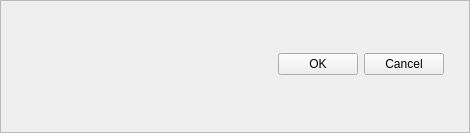
<?xml version="1.0" encoding="UTF-8"?>
<ui version="4.0">
 <class>ButtonsFrame</class>
 <widget class="QFrame" name="ButtonsFrame">
  <property name="geometry">
   <rect>
    <x>0</x>
    <y>0</y>
    <width>470</width>
    <height>133</height>
   </rect>
  </property>
  <property name="windowTitle">
   <string>Frame</string>
  </property>
  <property name="frameShape">
   <enum>QFrame::StyledPanel</enum>
  </property>
  <property name="frameShadow">
   <enum>QFrame::Raised</enum>
  </property>
  <widget class="QWidget" name="">
   <property name="geometry">
    <rect>
     <x>260</x>
     <y>50</y>
     <width>184</width>
     <height>29</height>
    </rect>
   </property>
   <layout class="QHBoxLayout" name="horizontalLayout">
    <item>
     <widget class="QLabel" name="lblErrorMsg">
      <property name="sizePolicy">
       <sizepolicy hsizetype="Preferred" vsizetype="Preferred">
        <horstretch>0</horstretch>
        <verstretch>0</verstretch>
       </sizepolicy>
      </property>
      <property name="styleSheet">
       <string notr="true">{color: red}</string>
      </property>
      <property name="text">
       <string/>
      </property>
     </widget>
    </item>
    <item>
     <widget class="QPushButton" name="btnOK">
      <property name="sizePolicy">
       <sizepolicy hsizetype="Minimum" vsizetype="Fixed">
        <horstretch>0</horstretch>
        <verstretch>0</verstretch>
       </sizepolicy>
      </property>
      <property name="text">
       <string>OK</string>
      </property>
     </widget>
    </item>
    <item>
     <widget class="QPushButton" name="btnCancel">
      <property name="sizePolicy">
       <sizepolicy hsizetype="Minimum" vsizetype="Fixed">
        <horstretch>0</horstretch>
        <verstretch>0</verstretch>
       </sizepolicy>
      </property>
      <property name="text">
       <string>Cancel</string>
      </property>
     </widget>
    </item>
   </layout>
  </widget>
 </widget>
 <resources/>
 <connections/>
</ui>
